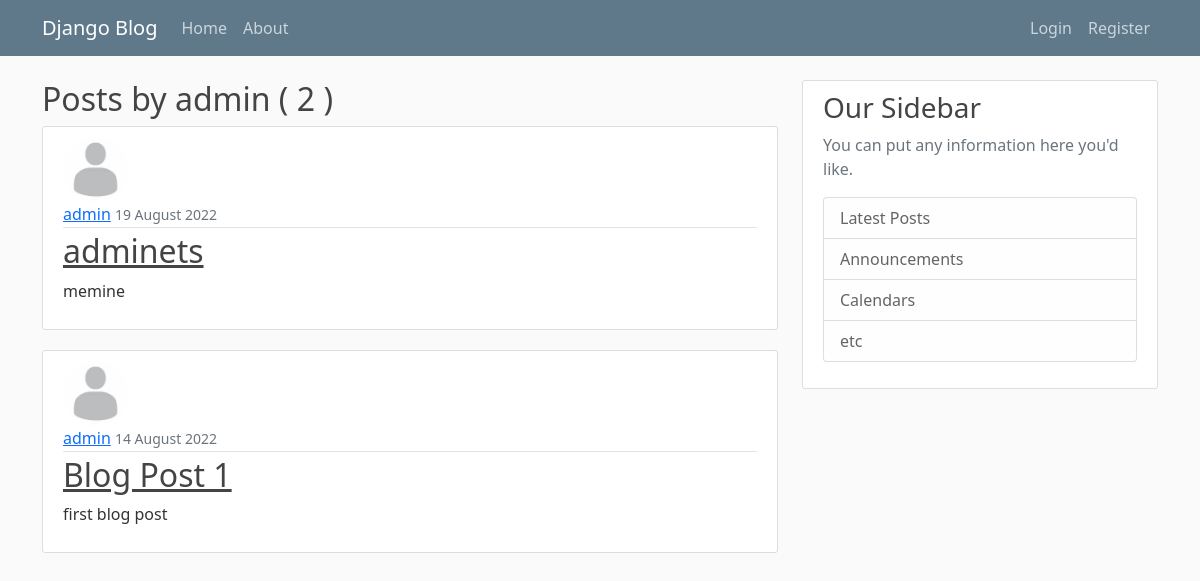
Screenshot of /user/admin/ with the database file from the repository.
### blog/models.py (models this page shows, shortened)
class Post(models.Model):
    title = models.CharField(max_length=100)
    content = models.TextField()
    date_posted = models.DateTimeField(default=timezone.now)
    author = models.ForeignKey(User,on_delete=models.CASCADE)

### users/models.py (models this page shows, shortened)
class Profile(models.Model):
    user = models.OneToOneField(User,on_delete=models.CASCADE)
    image = models.ImageField(upload_to='profile-pics',default='default.jpg')

### blog/views.py (the view)
# urls.py: path('user/<str:username>/',UsersPostListView.as_view(),name='user-posts'),
class UsersPostListView(ListView):
    model = Post
    template_name = 'blog/users_post.html'
    context_object_name = 'posts'
    ordering = ['-date_posted']
    paginate_by: int = 2
    def get_queryset(self):
        user = get_object_or_404(User,username=self.kwargs.get('username'))
        return Post.objects.filter(author=user).order_by('-date_posted')

### blog/templates/blog/users_post.html (shortened to what this page needs)
{% extends "blog/base.html" %}
{% block content %}
    <h2> Posts by {{ view.kwargs.username }} ( {{ page_obj.paginator.count }} )  </h2>
    {% for post in posts %}
      <article class="media content-section">
        <div class="media-body">
          <div>
            <img class="rounded-circle article-img" src="{{ post.author.profile.image.url }}">
          </div>
          <div class="article-metadata">
            <a class="mr-2" href="{% url 'user-posts' post.author.username %}">{{ post.author }}</a>
            <small class="text-muted">{{ post.date_posted|date:"d F Y" }}</small>
          </div>
          <h2><a class="article-title" href="{% url 'post-detail' post.id %}">{{ post.title }}</a></h2>
          <p class="article-content">{{ post.content }}</p>
        </div>
      </article>
    {% endfor %}
{% endblock content %}

### blog/static/blog/main.css (style rules this page uses)
body { background: #fafafa; color: #333333; margin-top: 5rem; }
h1, h2, h3, h4, h5, h6 { color: #444444; }
.content-section { background: #ffffff; padding: 10px 20px; border: 1px solid #dddddd; border-radius: 3px; margin-bottom: 20px; }
.article-title { color: #444444; }
.article-content { white-space: pre-line; }
.article-img { height: 65px; width: 65px; margin-right: 16px; }
.article-metadata { padding-bottom: 1px; margin-bottom: 4px; border-bottom: 1px solid #e3e3e3 }

### rows the page displays
Post: author.profile.image (placeholder picture), author "admin", date_posted "19 August 2022", title "adminets", content "memine"
Post: author.profile.image (placeholder picture), author "admin", date_posted "14 August 2022", title "Blog Post 1", content "first blog post"

### other values shown
{{ view.kwargs.username }} "admin"
{{ page_obj.paginator.count }} "2"
